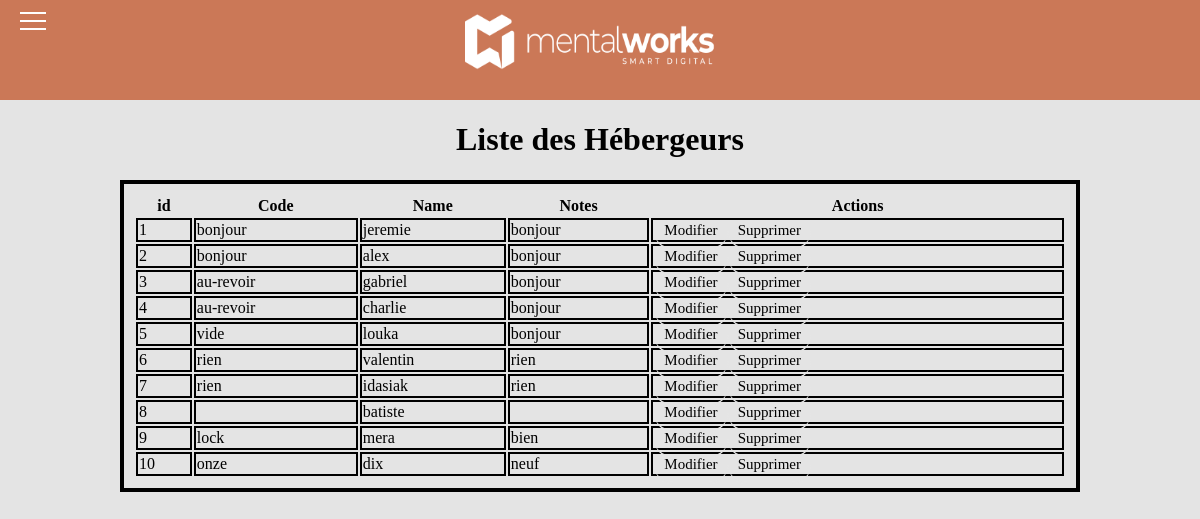
Before: /Host/Host.php with the older database file.
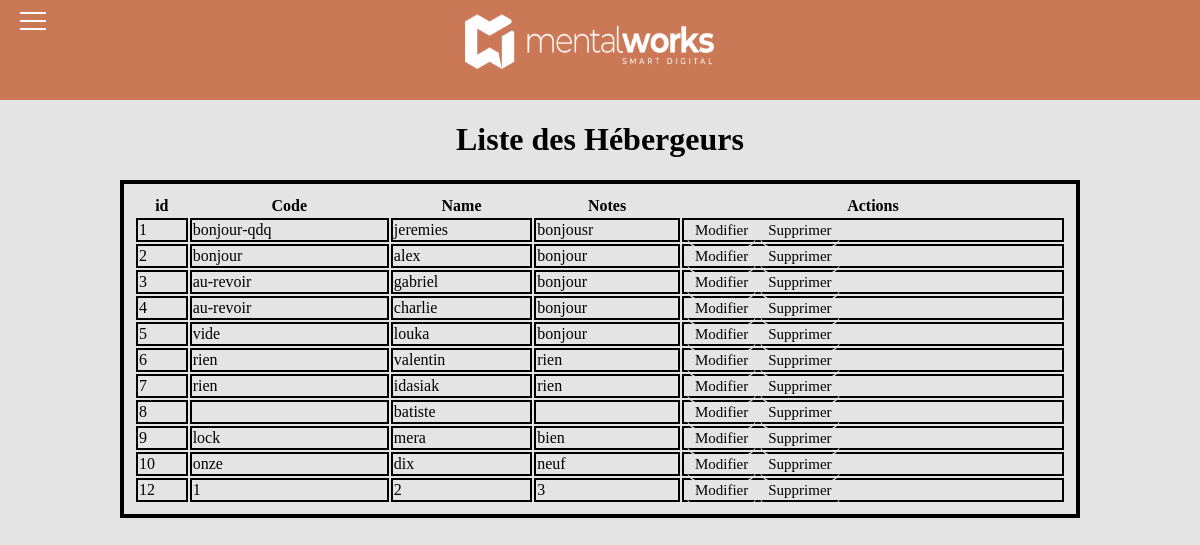
After: the same page with the newer database file.
### tables this page shows
CREATE TABLE `host` (
  `id` int(11) NOT NULL,
  `code` varchar(255) DEFAULT NULL,
  `name` varchar(255) DEFAULT NULL,
  `notes` varchar(1000) DEFAULT NULL
);

### src/Autoloader.php (called while the page is built, shortened)
<?php
class Autoloader{
    public static function register(){
        spl_autoload_register(function ($class){
            $file = str_replace('\\', DIRECTORY_SEPARATOR, $class).'.php';
            return false;
        });
    }
}

### src/Connection/Connection.php (called while the page is built, shortened)
<?php
class Connection{
    protected $server="localhost";
    protected $dbName="environgestion";
    protected $user="root";
    protected $pass="";
    private $co;
    public function connectionBDD(){
        $dsn = "mysql:host=" . $this->server ."; charset=utf8; dbname=" . $this->dbName;
        $this->co = new PDO($dsn, $this->user, $this->pass);
        $this->co->setAttribute(PDO::ATTR_ERRMODE, PDO::ERRMODE_EXCEPTION);
    }
    public function __call($name, array $arguments) {
        if(method_exists($this->co, $name)){
            try{
                return call_user_func_array(array(&$this->co, $name), $arguments);
            }
            catch(Exception $e){
                throw new Exception('Erreur: "'.$name.'" nexiste pas.');
            }
         }
     }
}

### src/Repository/HostRepository.php (the view, shortened to what this page needs)
<?php
class HostRepository
{
    public static function listHost(){
        $co = new Connection();
        echo '<table class="table table-striped table-bordered">';
        echo '<thead>';
        echo '<tr>';
        echo'<th>id</th>';
        echo'<th>Code</th>';
        echo'<th>Name</th>';
        echo'<th>Notes</th>';
        echo'<th>Actions</th>';
        echo'</tr>';
        echo'</thead>';
        echo'<tbody>';
        $co->connectionBDD();
        $statement = $co->query('SELECT id, code, name, notes FROM host ORDER BY id ASC');
        while($item = $statement->fetch()) {
            echo '<tr>';
            echo '<td>'. $item['id'] . '</td>';
            echo '<td>'. $item['code'] . '</td>';
            echo '<td>'. $item['name'] . '</td>';
            echo '<td>'. $item['notes'] . '</td>';
            echo '<td>';
            echo '<a class="btn btn-primary" href="UpdateHost.php?id=' . $item['id'] . '">Modifier</a>';
            echo '<a class="btn btn-primary" href="DeleteHost.php?id=' . $item['id'] . '">Supprimer</a>';
            echo '</td>';
            echo '</tr>';
        }
        echo'</tbody>';
        echo'</table>';
    }
}

### Host/Host.php (shortened to what this page needs)
<?php
require '../src/Autoloader.php';
?>
<!doctype html>
<html lang="fr">
    <head>
        <link rel="stylesheet" href="../CSS/Style.css" type="text/css">
        <link rel="stylesheet" href="https://use.fontawesome.com/releases/v5.7.0/css/all.css"
>
    </head>
    <main>
        <?php include '../Layout/Menu.php'; ?>
        <div class="container">
          <h1><strong>Liste des Hébergeurs</strong></h1>
          <?php
          HostRepository::listHost();
          ?>
        </div>
    </main>
</html>

### Layout/Menu.php (shortened to what this page needs)
<div class="container1">
    <img src="../Images/logo_main.png">
    <div class="hamburger-menu">
        <label class="menu__btn" for="menu__toggle">
        <span></span>
        </label>
    </div>
  </div>

### CSS/Style.css (style rules this page uses)
.container1 { background-color: #cb7857; height: 100px; display: flex; justify-content: center; }
img { width: 250px; height: 70px; }
.menu__btn { position: fixed; top: 20px; left: 20px; width: 26px; height: 26px; cursor: pointer; z-index: 1; }
.menu__btn > span, .menu__btn > span::before, .menu__btn > span::after { display: block; position: absolute; width: 100%; height: 2px; background-color: white; transition-duration: .25s; }
.menu__btn > span::before { content: ''; top: -8px; }
.menu__btn > span::after { content: ''; top: 8px; }
a { color: black; text-decoration: none; font-size: 15px; margin-top: 10px; margin-bottom: 5px; border-bottom: 2px solid #e4e4e4; border-radius: 20px; padding: 10px; }
h1 { display: flex; justify-content: center; }
table { border: solid 4px black; width: 80%; padding: 10px; margin-left: 10%; max-height: 500px; }
td { border: solid 2px black; }

Changed rows visible on the page:
changed host id 1: code "bonjour" → "bonjour-qdq"; name "jeremie" → "jeremies"; notes "bonjour" → "bonjousr"
added host: id "12", code "1", name "2", notes "3"
